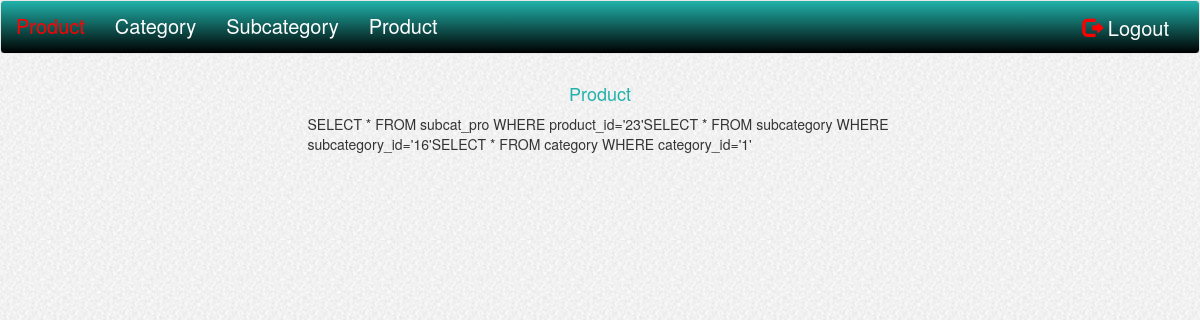
Screenshot of /viewproduct.php?product_id=23 (signed in) with the database file from the repository.
### tables this page shows
CREATE TABLE `subcat_pro` (
  `category_id` int(11) NOT NULL,
  `subcategory_id` int(10) NOT NULL,
  `product_id` int(10) NOT NULL
);

### viewproduct.php (the view, shortened to what this page needs)
<?php
include("header.php");
include("db-config.php");
?>
<div class="row">
<div class="col-sm-3"></div>
<div class="col-sm-6">
<h4 class="text-center" id="list">Product</h4>
<?php
	$productIDs = $_GET['product_id'];
	echo $sql7="SELECT * FROM subcat_pro WHERE product_id='".$productIDs."'";
	$res7=mysqli_query($conn, $sql7);
	$row_cat=mysqli_fetch_assoc($res7);
echo 	  $sql8="SELECT * FROM subcategory WHERE subcategory_id='".$row_cat['subcategory_id']."'";
 echo   $sql9="SELECT * FROM category WHERE category_id='".$row_cat['category_id']."'";die;
?>

### css/style.css (style rules this page uses)
#list { color:#20B2AA; }

### rows the page displays
subcat_pro: subcategory "SELECT * FROM subcategory WHERE subcategory_id='16'", category "SELECT * FROM category WHERE category_id='1'"

### other values shown
$sql7="SELECT * FROM subcat_pro WHERE product_id='".$productIDs."'" "SELECT * FROM subcat_pro WHERE product_id='23'"
